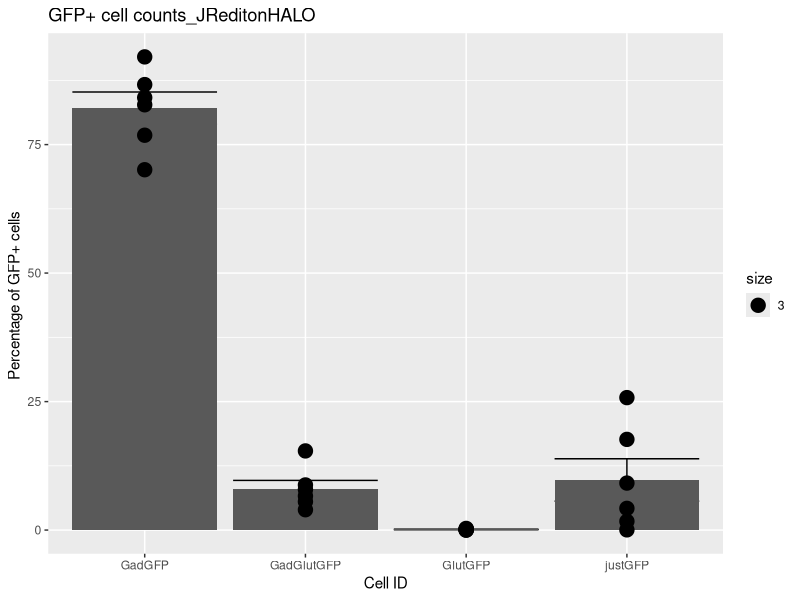

Generate this figure with R:
cat("\f") #clear console


library(readxl)
library(tidyverse)
library(emmeans)
library(lmerTest)

setwd("G:/Shared drives/Richard Lab/Papers and Abstracts/Papers in Progress/Alexandra Scott/GADVPFP/Figs/fig1")

rm(list = ls())
cellcount <- read.csv("cellcountsforR.csv")
cellcount <- cellcount %>%
  mutate(rat = parse_number(`ratID`)) %>% 
  select(rat, cellID, cellperc)


# run linear mixed effect models
###
cellperc_model <- lmer(cellperc ~ cellID + (1 | rat), data = cellcount)
cellperc_lme<-summary(cellperc_model)
cellperc_lmeanova<- anova(cellperc_model)
capture.output(cellperc_lme, file = "cellperc_lme_results.doc")
capture.output(cellperc_lmeanova, file = "cellperc_lmeanova_results.doc")


means<-cellcount %>%
  group_by(cellID) %>%
  summarise_each(funs(mean,se=sd(.)/sqrt(n())),cellperc)



meanswinsubj<-cellcount %>%
  group_by(cellID,rat) %>%
  summarise_each(funs(mean,se=sd(.)/sqrt(n())),cellperc)


## follow up comparisons 
em <- emmeans(cellperc_model,~ cellID)
GadGFP <- c(1, 0, 0, 0)
GADGlutGFP <- c(0, 1, 0, 0)
GlutGFP<- c(0, 0, 1, 0)
GFP <- c(0, 0, 0, 1)


contrast(em, method = list("GadGFP - GADGlutGFP" = GadGFP - GADGlutGFP,
                           "GadGFP - GlutGFP" = GadGFP - GlutGFP,
                           "GadGFP - justGFP" = GadGFP - GFP))

##Plot
library(ggplot2)



ggplot(meanswinsubj, aes(x=as.factor(cellID), y=mean )) + 
  stat_summary(fun.data = mean_se,geom = "errorbar")+      
  stat_summary(fun = "mean", geom = "bar")+
  #stat_summary(fun = "mean", geom = "bar")+
  geom_point(aes(size = 3))+
  #scale_y_continuous(limits = c(0,12),breaks = seq(from = 0, to = 12, by = 2))+
  #(aes(group=rat))+
  #stat_summary(fun.data = mean_se,geom = "area")+
  #facet_grid(cols = vars(sex)) + 
  labs(title="GFP+ cell counts_JReditonHALO",x ="Cell ID", y = "Percentage of GFP+ cells ")  
ggsave("GCaMP6cellcounts_gadglut_withpointsdff.pdf")
